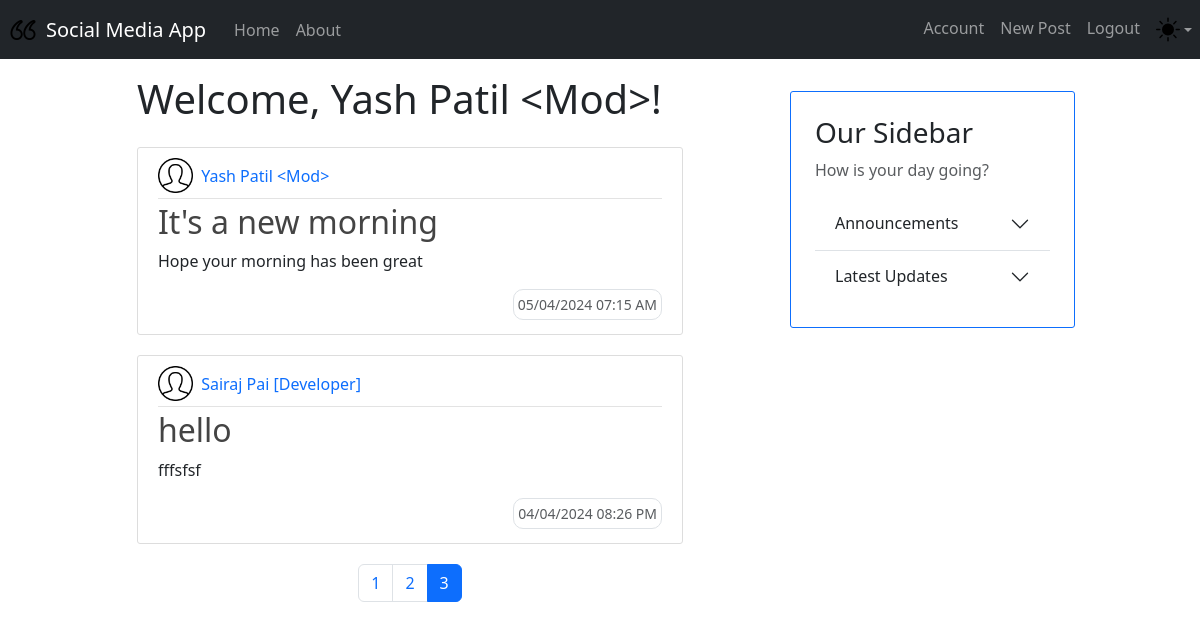
The app's page /?page=3 (signed in) with its own data.
### models.py (models this page shows, shortened)
class Base(DeclarativeBase): # pylint: disable=too-few-public-methods
    pass

class User(Base, UserMixin): # pylint: disable=too-few-public-methods
    __tablename__ = "user_account"
    username: Mapped[str] = mapped_column(primary_key=True)
    fullname: Mapped[str] = mapped_column(nullable=False)
    email: Mapped[str] = mapped_column(nullable=False, unique=True)
    password: Mapped[str] = mapped_column(nullable=False)
    profile_pic_url: Mapped[Optional[str]] = mapped_column(default="user.png")
    posts: Mapped[List["Posts"]] = relationship(back_populates="owner")

class Posts(Base): # pylint: disable=too-few-public-methods
    __tablename__ = "posts"
    id: Mapped[int] = mapped_column(primary_key=True)
    title: Mapped[str] = mapped_column(nullable=False)
    text: Mapped[str] = mapped_column(nullable=False)
    image: Mapped[Optional[str]] = mapped_column()
    likes: Mapped[List["Likes"]] = relationship(back_populates="post")
    timestamp: Mapped[int] = mapped_column(nullable=False)
    owner_id: Mapped[str] = mapped_column(ForeignKey("user_account.username"))
    owner: Mapped["User"] = relationship(back_populates="posts")
    comments: Mapped[List["Comments"]] = relationship(back_populates="post")
    no_of_likes = column_property(
        select(func.count(Likes.id))
        .where(Likes.liked_post_id == id)
        .scalar_subquery()
    )

### app.py (the view)
@app.route("/")
def home():
    page = request.args.get('page', 1, type=int)
    query = db.select(Posts).order_by(Posts.timestamp.desc())
    posts = db.paginate(query, page = page, per_page=10)
    tz=timezone("Asia/Kolkata")
    return render_template('home.html', title='Home', page=page,
                           posts=posts,datetime=datetime,tz=tz)

### app.py (called while the page is built)
@login_manager.user_loader
def load_user(user_id):
    return db.session.execute(db.select(User).where(User.username == user_id)).scalar_one_or_none()

### templates/home.html
{% extends "layout.html" %}
{% import "macros.html" as macro %}
{% block content %}
    {% if current_user.is_authenticated %}
        <h1 class="mt-2 mb-4"> Welcome, {{ current_user.fullname }}! </h1>
    {% else %}
        <h1 class="mt-2 mb-4"> Home Page </h1>
    {% endif %}
    {% for post in posts %}
        <article class="media content-section card">
            {{ macro.render_post(post, datetime, tz) }}
        </article>
    {% endfor %}
    <div class="container mt-6">
      <ul class="pagination justify-content-center">
        {% for page in posts.iter_pages(left_edge=1,right_edge=1, left_current=2, right_current=2) %}
          {% if page %}
            {% if posts.page == page %}
            <li class="page-item active"><a class="page-link" href="{{ url_for('home', page=page) }}">{{ page }}</a></li>
            {% else %}
            <li class="page-item"><a class="page-link" href="{{ url_for('home', page=page) }}">{{ page }}</a></li>
            {% endif %}
          {% else %}
          <li class="page-item disabled"><span class="page-link">...</span></li>
          {% endif %}
        {% endfor %}
      </ul>
    </div>
{% endblock %}

### templates/macros.html (shortened to what this page needs)
{% macro render_post(post, datetime, tz) -%}
    <div class="media-body">
        <div class="article-metadata">
            <div>
                {% if post.owner.profile_pic_url == "user.png" %}
                    <img class="mb-1 me-1 invertOnDark" src="{{ url_for('static', filename='user.png') }}" alt="{{ post.owner.fullname }} profile picture" width="35px">
                {% endif %}
                <a class="text-decoration-none me-3" href="#">{{ post.owner.fullname }}</a>
            </div>
        </div>
        <h2><a class="article-title text-decoration-none" href="{{ url_for('post',post_id=post.id) }}">{{ post.title }}</a></h2>
        <p class="article-content">{{ post.text }}</p>
        <div class="mb-1 d-flex flex-row-reverse">
            <small class="text-muted pb-1 border p-1" style="border-radius: 10px;">{{ datetime.fromtimestamp(post.timestamp, tz=tz).strftime('%d/%m/%Y %I:%M %p') }}</small>
        </div>
    </div>
{%- endmacro %}

### static/main.css (style rules this page uses)
.content-section { padding: 10px 20px; border: 1px solid #dddddd; border-radius: 8px; margin-bottom: 20px; }
.content-section { padding: 10px 20px; border: 1px solid #dddddd; border-radius: 3px; margin-bottom: 20px; }
.article-title { color: #444444; }
.article-content { white-space: pre-line; }
.article-metadata { padding-bottom: 1px; margin-bottom: 4px; border-bottom: 1px solid #e3e3e3 }

### records on screen
User: fullname "Yash Patil <Mod>"
Posts: owner.fullname "Yash Patil <Mod>", title "It's a new morning", text "Hope your morning has been great", fromtimestamp "05/04/2024 07:15 AM"
Posts: owner.fullname "Sairaj Pai [Developer]", title "hello", text "fffsfsf", fromtimestamp "04/04/2024 08:26 PM"

### other values on screen
{{ page }} "1" "2"
{{ page }} "3"
